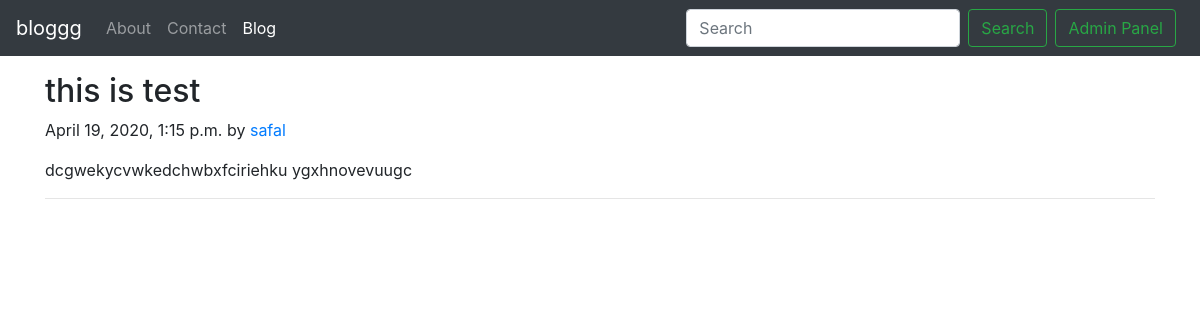
Screenshot of /blog/happy/ with the database file from the repository.
### blog/models.py (models this page shows, shortened)
class Post(models.Model):
    title = models.CharField(max_length=255)
    content = models.TextField()
    author = models.CharField(max_length=13)
    slug = models.CharField(max_length=130)
    timeStamp =  models.DateTimeField(blank=True)

### blog/views.py (the view)
# urls.py: path('<str:slug>/', views.blogPost, name='blogPost'),
def blogPost(request, slug):
    post = Post.objects.filter(slug=slug).first()
    context = {'post': post}
    return render(request, 'blog/blogPost.html', context)

### templates/blog/blogPost.html (shortened to what this page needs)
{% extends 'base.html' %}
{% block blogactive %} active {% endblock blogactive %}
{% block body %}
<div class="container my-3">
        <h2 class="blog-post-title">{{post.title}}</h2>
        <p class="blog-post-meta">{{post.timeStamp}} by <a href="/about">{{post.author}}</a></p>
        <p>{{post.content}}</p>
        <hr>
      </div>
{% endblock body %}

### rows the page displays
Post: title "this is test", timeStamp "April 19, 2020, 1:15 p.m.", author "safal", content "dcgwekycvwkedchwbxfciriehku ygxhnovevuugc"
